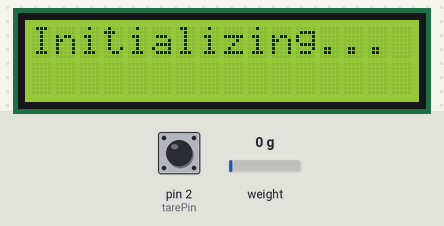
A sketch run on a simulated Arduino Uno, built with avr-gcc and run on an emulated ATmega328P. On the bench: 16×2 character LCD. The test bench sets the inputs (shaded band); at power-on: weight on the scale 0 g, pin 2 (tarePin) HIGH. What the sketch prints to the serial monitor is not drawn.

Above: at 2.1 s.
At 10.4 s:
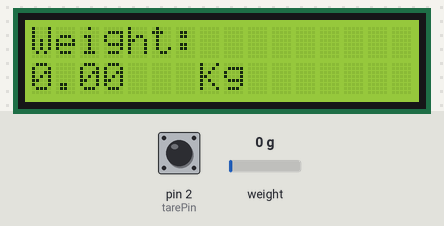
10.5 s: weight on the scale set to 1250 g
At 14.0 s:
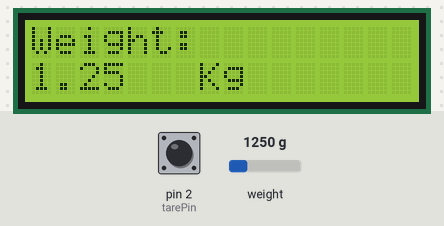
14.3 s: weight on the scale set to 100 g
At 16.9 s:
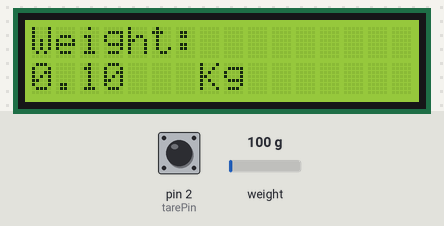
19.8 s: weight on the scale set to 2500 g
At 23.1 s:
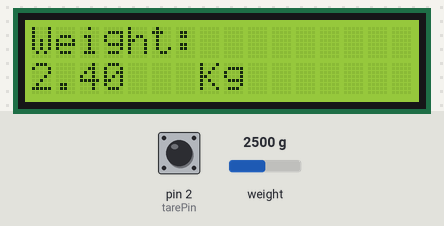
Timing chart, 0 to 24.6 s (numbered marks = the images above; inputs shaded):
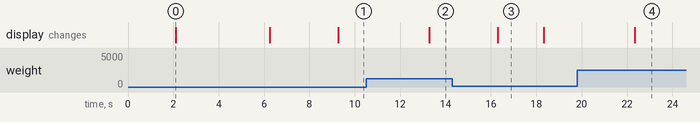

The sketch:

scale_arduino_2.ino.ino
```cpp
//update-9-01-16: sendESP command prevents reading weight value from second time. hence those two lines were commented out.
//update:9-01-16. Bug fix: It is found that strTrunc does not append one or two according to the decimal place.Because the second statement was = than +=. hence dpoint was not appeneded.
//update:9-01-16: Bug-fix: sendWeight function was defined with a return type string while it does not return anything. return type made void.
//update:29-01-16:This is the i2c version of scale_arduino program. Code has been modified to interface lcd via i2c.
//                Also updated to display weight as 0.00 initially and display the unit Kg at all times.
// Update 3: Added code to display ssid on lcd, before ending setup
//update:24-07-16: 1.Obtaining stable weight is consolidated inside a function for multiple calls. 2.Real-time weight update added
//update:30-07-16: 1.Tare button added and functonality working checked.

#include "HX711.h"
#include <AltSoftSerial.h>
#include <SoftwareSerial.h>
#include <Wire.h>
#include <LCD.h>
#include <LiquidCrystal_I2C.h>

LiquidCrystal_I2C  lcd(0x27,2,1,0,4,5,6,7); // 0x27 is the I2C bus address for an unmodified module
AltSoftSerial esp; //8,9||RX,TX
SoftwareSerial rfid(10,11);

/*
 * This uses the Liquid Crystal library from https://bitbucket.org/fmalpartida/new-liquidcrystal/downloads GNU General Public License, version 3 (GPL-3.0)
 * Pin Connections:
 *      SCL = A5
 *      SDA = A4
 *      VCC = 5V
 *      GND = GND
 */

// HX711.DOUT	- pin #A1 or 6
// HX711.PD_SCK	- pin #A0  or 7

HX711 scale(6, 7);		// parameter "gain" is ommited; the default value 128 is used by the library
float avg =0.0,currentWeight=0.0,lastWeight=0.0;
boolean upload = true;
boolean rf=false;
char p;
unsigned long int up;
const int tarePin = 2;
//int calib = 23100;

String strTrunc(float wt)
{
//  Serial.println("Truncating weight value");
//  int tmp;
//    String number;
//    if(wt>10.00)
//    {
//       tmp = wt*100;
//       String val(tmp);
//       number+='1';
//       number+=val.substring(0,2);
//      number+='.';
//      number+=val.charAt(2);
//    }
//    else if(wt<10.00)
//    {
//       tmp = wt*100;
//       String val(tmp);
//       number+='2';
//       number+= val.charAt(0);
//      number+='.';
//      number+=val.charAt(1);
//    }
//    Serial.println(number);
//  return number;
int temp = wt;
String val(temp);
return val;
}
void sendWeight(String msg) // for sending weight to esp8266 via serial
{
  Serial.println("inside send weight");
  String weight;
  weight+='=';
  weight+=msg;
  weight+='*';
  Serial.print("weight:");
  Serial.println(weight);
  esp.println(weight);
  Serial.println("Weight sent to ESP");
  }

void sendCmd(String command)
{
  Serial.print("Sending cmd:");
  Serial.println(command);
  String cmd;
  cmd+='#';
  cmd+=command;
  cmd+='*';
  esp.println(cmd);
  Serial.println("RFID details sent to esp");

}

  void lcdWeight(float weight)
  {
    lcd.clear();
    lcd.setCursor(0,0);
    lcd.print("Weight:");
    lcd.setCursor(0,1);
    lcd.print(weight);
    lcd.setCursor(7,1);
    lcd.print("Kg");
  }

float get_weight(float lweight)
{
  float cweight;
  while(1)  //wait for a stable weight
    {
      Serial.println("Waiting for stable weight");
      cweight = scale.get_units(10);
      float diff = cweight - lweight;
      Serial.println(diff);
      if( diff>1.0)
         { lweight = cweight;
           Serial.print("Diff: ");
           Serial.println(diff);
          delay(500);
         }
         else
         break;
    }
  return cweight;
}
void tare(){
  scale.tare();
}
void setup() {
  Serial.begin(57600);

    pinMode(tarePin,INPUT_PULLUP);
    attachInterrupt(digitalPinToInterrupt(tarePin),tare,RISING);

    lcd.setBacklightPin(3,POSITIVE);
    lcd.setBacklight(HIGH); // NOTE: You can turn the backlight off by setting it to LOW instead of HIGH
    lcd.begin(16, 2);
    lcd.clear();

    esp.begin(115200);//altsoft
    rfid.begin(9600);

  lcd.print("Wifi Scale!!");
  delay(2000);
  lcd.clear();
  lcd.print("Initializing...");

// ideal 19500
  scale.set_scale(19500);                      // this value is obtained by calibrating the scale with known weights; see the README for details
  scale.tare();				        // reset the scale to 0

  Serial.println("After setting up the scale:");

  Serial.print("read: \t\t");
  Serial.println(scale.read());                 // print a raw reading from the ADC

  Serial.print("read average: \t\t");
  Serial.println(scale.read_average(20));       // print the average of 20 readings from the ADC

  Serial.print("get value: \t\t");
  Serial.println(scale.get_value(5));		// print the average of 5 readings from the ADC minus the tare weight, set with tare()

  Serial.print("get units: \t\t");
  Serial.println(scale.get_units(5), 1);        // print the average of 5 readings from the ADC minus tare weight, divided
						// by the SCALE parameter set with set_scale

  Serial.println("Readings:");
  lcd.clear();
  lcd.print("Wifi Connected!");
  lcd.clear();
  lcd.setCursor(0,0);
  lcd.print("IP:192.168.1.10");
  lcd.setCursor(0,1);
  lcd.print("SSID: Shankar");
  delay(2000);
  scale.tare();
  lcdWeight(0.00);

}

void loop() {

//  scale.set_scale(calib);

//  Serial.print("one reading:\t");
//  Serial.print(scale.get_units(), 1);
//  Serial.print("\t| average:\t");
  avg = scale.get_units(10);
  if(avg>=0.2)
  {
    Serial.println("Some one stepped in!");
    currentWeight=0.0,lastWeight=0.0;
    currentWeight = scale.get_units(10);
    lastWeight = currentWeight;

//    while(1)  //wait for a stable weight
//    {
//      Serial.println("Waiting for stable weight");
//      currentWeight = scale.get_units(10);
//      float diff = currentWeight - lastWeight;
//      Serial.println(diff);
//      if( diff>1.0)
//         { lastWeight = currentWeight;
//           Serial.print("Diff: ");
//           Serial.println(diff);
//          delay(500);
//         }
//         else
//         break;
//    }

    currentWeight=get_weight(lastWeight);
    Serial.println("Stable weight obtained!");

   String msg=strTrunc(currentWeight);
    if(rf)
    {
      String ms="Weight:";
      ms+=msg;
      ms+=" Kgs";
      if(p=='4')
      ms+=" X,ABC";
      else
      ms+=" Y,DEF";
      rf=false;
    sendWeight(ms);
    }
    else
    {
      msg+=" Kg";
      sendWeight(msg);
    }


    Serial.print("Weight:");
    Serial.println(currentWeight);
    lcdWeight(currentWeight);

    while(1) //wait till the current load is removed.
    {
      avg=scale.get_units(10);
      if(avg-currentWeight>=1.0 || avg-currentWeight<=-1.0)
      {
        currentWeight=get_weight(avg);
        lcdWeight(currentWeight);
      }
      if(avg<0.2)
      {
       Serial.println("Some one stepped out!");
       break;
      }
    }

    upload = true;
    scale.tare();
    avg=scale.get_units(10);
    Serial.print("Weight:");
  Serial.println(avg);
  lcdWeight(avg);

  }

if ( esp.available() )
    {
      Serial.println("FROM ESP:");
      while(esp.available()>0)
      Serial.write(esp.read());

    }


    if(rfid.available()>0)
    {
      char temp;
      char key[12];
      int count=0;
       while(rfid.available()>0)
       {
         temp = rfid.read();
         key[count]=temp;
         count++;
       }
         Serial.print("RFID=");
         for(int m=0;m<12;m++)
          Serial.write(key[m]);
          Serial.println("");

          if(key[0]=='4')
          p='4';
          else
          p='1';
          //sendCmd(p);
          rf=true;

     }


    }
```

Measured:
- after the input at 10.5 s, the display: changes after 2.8 s (image 2)
- after the input at 14.3 s, the display: changes after 2.0 s (image 3)
- after the input at 19.8 s, the display: changes after 2.6 s (image 4)
- what the display in image 0 shows lasts 4.1 s, from 2.1 s to 6.2 s
- what the display in image 3 shows lasts 2.0 s, from 16.3 s to 18.3 s
